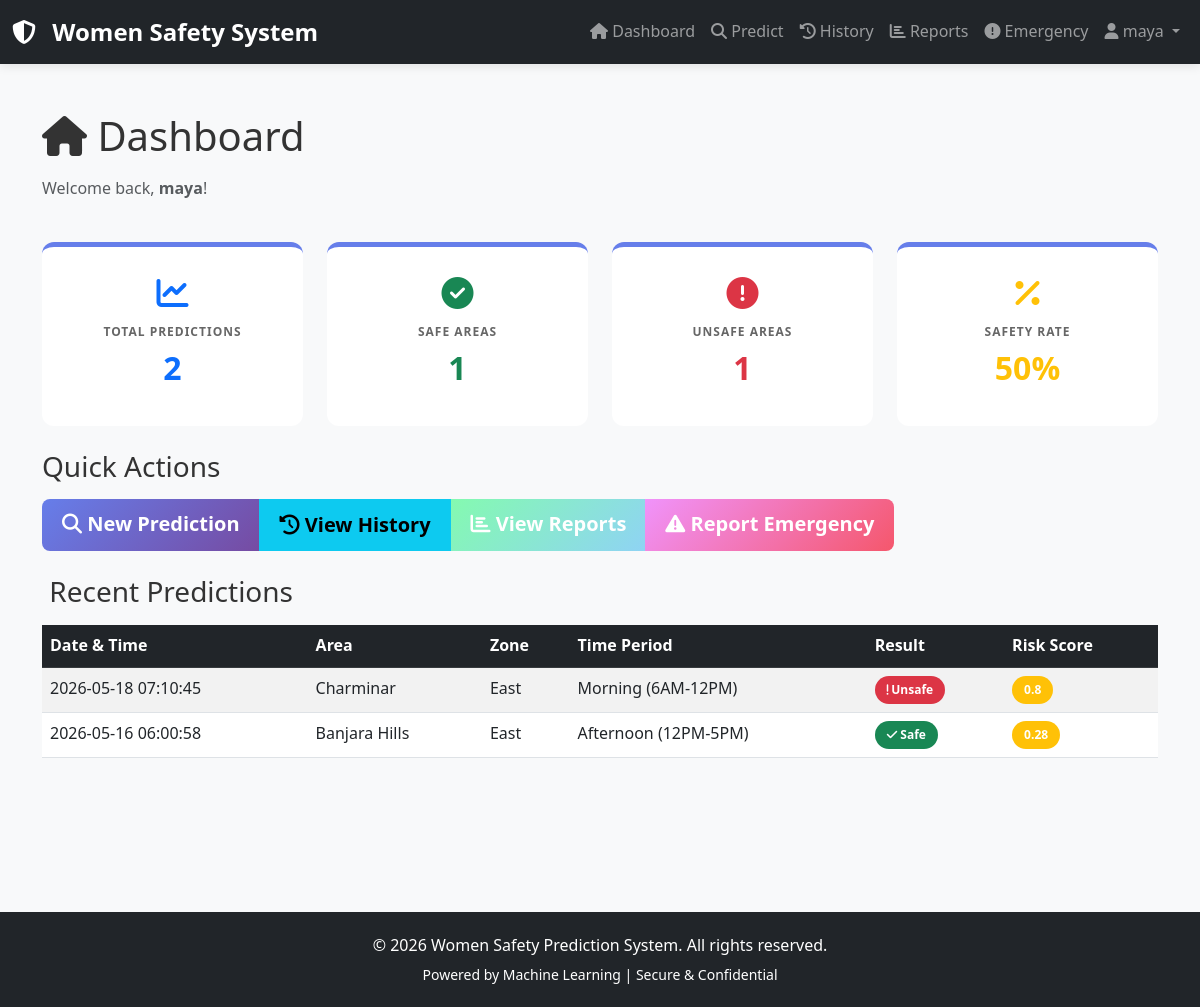
/dashboard (signed in), run on the app's committed database.
### tables this page shows
CREATE TABLE users (
            id INTEGER PRIMARY KEY AUTOINCREMENT,
            username TEXT UNIQUE NOT NULL,
            email TEXT UNIQUE NOT NULL,
            password TEXT NOT NULL,
            phone TEXT,
            location TEXT,
            created_at TIMESTAMP DEFAULT CURRENT_TIMESTAMP,
            last_login TIMESTAMP,
            is_active BOOLEAN DEFAULT 1
        );

CREATE TABLE predictions (
            id INTEGER PRIMARY KEY AUTOINCREMENT,
            user_id INTEGER NOT NULL,
            area TEXT NOT NULL,
            zone TEXT NOT NULL,
            time_period TEXT NOT NULL,
            people_frequency TEXT NOT NULL,
            police_nearby TEXT NOT NULL,
            bar_nearby TEXT NOT NULL,
            tier TEXT NOT NULL,
            residence_level TEXT NOT NULL,
            prediction_result TEXT NOT NULL,
            risk_score FLOAT,
            timestamp TIMESTAMP DEFAULT CURRENT_TIMESTAMP,
            FOREIGN KEY (user_id) REFERENCES users(id)
        );

### app.py (the view)
@app.route('/dashboard')
@login_required
def dashboard():
    user = get_user_by_id(session['user_id'])
    conn = get_db_connection()
    cursor = conn.cursor()
    cursor.execute('''
        SELECT * FROM predictions
        WHERE user_id = ?
        ORDER BY timestamp DESC
        LIMIT 5
    ''', (session['user_id'],))
    recent_predictions = cursor.fetchall()
    cursor.execute('SELECT COUNT(*) as total FROM predictions WHERE user_id = ?', (session['user_id'],))
    total_predictions = cursor.fetchone()['total']
    cursor.execute("SELECT COUNT(*) as unsafe FROM predictions WHERE user_id = ? AND prediction_result = 'Unsafe'", (session['user_id'],))
    unsafe_count = cursor.fetchone()['unsafe']
    cursor.execute("SELECT COUNT(*) as safe FROM predictions WHERE user_id = ? AND prediction_result = 'Safe'", (session['user_id'],))
    safe_count = cursor.fetchone()['safe']
    conn.close()
    return render_template('dashboard.html',
                         user=user,
                         recent_predictions=recent_predictions,
                         total_predictions=total_predictions,
                         unsafe_count=unsafe_count,
                         safe_count=safe_count)

### app.py (called while the page is built)
def get_db_connection():
    conn = sqlite3.connect(app.config['DATABASE'])
    conn.row_factory = sqlite3.Row
    return conn

def login_required(f):
    @wraps(f)
    def decorated_function(*args, **kwargs):
        if 'user_id' not in session:
            flash('Please login first!', 'warning')
            return redirect(url_for('login'))
        return f(*args, **kwargs)
    return decorated_function

def get_user_by_id(user_id):
    conn = get_db_connection()
    cursor = conn.cursor()
    cursor.execute('SELECT * FROM users WHERE id = ?', (user_id,))
    user = cursor.fetchone()
    conn.close()
    return user

### templates/dashboard.html (shortened to what this page needs)
{% extends "base.html" %}
{% block content %}
<div class="container py-5">
    <div class="row mb-4">
        <div class="col-md-12">
            <h1 class="mb-3"><i class="fas fa-home"></i> Dashboard</h1>
            <p class="text-muted">Welcome back, <strong>{{ user['username'] }}</strong>!</p>
        </div>
    </div>
    <div class="row mb-4">
        <div class="col-md-3">
            <div class="card text-center stats-card">
                <div class="card-body">
                    <i class="fas fa-chart-line fa-2x text-primary mb-3"></i>
                    <h6 class="card-title">Total Predictions</h6>
                    <h2 class="text-primary">{{ total_predictions }}</h2>
                </div>
            </div>
        </div>
        <div class="col-md-3">
            <div class="card text-center stats-card">
                <div class="card-body">
                    <i class="fas fa-check-circle fa-2x text-success mb-3"></i>
                    <h6 class="card-title">Safe Areas</h6>
                    <h2 class="text-success">{{ safe_count }}</h2>
                </div>
            </div>
        </div>
        <div class="col-md-3">
            <div class="card text-center stats-card">
                <div class="card-body">
                    <i class="fas fa-exclamation-circle fa-2x text-danger mb-3"></i>
                    <h6 class="card-title">Unsafe Areas</h6>
                    <h2 class="text-danger">{{ unsafe_count }}</h2>
                </div>
            </div>
        </div>
        <div class="col-md-3">
            <div class="card text-center stats-card">
                <div class="card-body">
                    <i class="fas fa-percentage fa-2x text-warning mb-3"></i>
                    <h6 class="card-title">Safety Rate</h6>
                    <h2 class="text-warning">
                        {% if total_predictions > 0 %}
                            {{ ((safe_count / total_predictions) * 100) | int }}%
                        {% else %}
                            N/A
                        {% endif %}
                    </h2>
                </div>
            </div>
        </div>
    </div>
    <div class="row mb-4">
        <div class="col-md-12">
            <h3 class="mb-3">Quick Actions</h3>
            <div class="btn-group" role="group">
                <a href="{{ url_for('predict') }}" class="btn btn-primary btn-lg">
                    <i class="fas fa-search"></i> New Prediction
                </a>
                <a href="{{ url_for('history') }}" class="btn btn-info btn-lg">
                    <i class="fas fa-history"></i> View History
                </a>
                <a href="{{ url_for('reports') }}" class="btn btn-success btn-lg">
                    <i class="fas fa-chart-bar"></i> View Reports
                </a>
                <a href="{{ url_for('emergency') }}" class="btn btn-danger btn-lg">
                    <i class="fas fa-exclamation-triangle"></i> Report Emergency
                </a>
            </div>
        </div>
    </div>
    <div class="row">
        <div class="col-md-12">
            <h3 class="mb-3"> Recent Predictions</h3>
            {% if recent_predictions %}
                <div class="table-responsive">
                    <table class="table table-hover table-striped">
                        <thead class="table-dark">
                            <tr>
                                <th>Date & Time</th>
                                <th>Area</th>
                                <th>Zone</th>
                                <th>Time Period</th>
                                <th>Result</th>
                                <th>Risk Score</th>
                            </tr>
                        </thead>
                        <tbody>
                            {% for prediction in recent_predictions %}
                                <tr>
                                    <td>{{ prediction['timestamp'] }}</td>
                                    <td>{{ prediction['area'] }}</td>
                                    <td>{{ prediction['zone'] }}</td>
                                    <td>{{ prediction['time_period'] }}</td>
                                    <td>
                                        {% if prediction['prediction_result'] == 'Safe' %}
                                            <span class="badge bg-success"><i class="fas fa-check"></i> Safe</span>
                                        {% else %}
                                            <span class="badge bg-danger"> Unsafe</span>
                                        {% endif %}
                                    </td>
                                    <td>
                                        <span class="badge bg-warning">{{ prediction['risk_score'] | round(2) }}</span>
                                    </td>
                                </tr>
                            {% endfor %}
                        </tbody>
                    </table>
                </div>
            {% else %}
                <div class="alert alert-info">
                    <i class="fas fa-info-circle"></i> No predictions yet. <a href="{{ url_for('predict') }}">Make your first prediction</a>!
                </div>
            {% endif %}
        </div>
    </div>
</div>
{% endblock %}

### templates/base.html (shortened to what this page needs)
<!DOCTYPE html>
<html lang="en">
<head>
    <link rel="stylesheet" href="https://cdnjs.cloudflare.com/ajax/libs/bootstrap/5.3.0/css/bootstrap.min.css">
    <link rel="stylesheet" href="https://cdnjs.cloudflare.com/ajax/libs/font-awesome/6.4.0/css/all.min.css">
    <link rel="stylesheet" href="{{ url_for('static', filename='styles.css') }}">
</head>
<body>
    {% if 'user_id' in session %}
    <nav class="navbar navbar-expand-lg navbar-dark bg-dark sticky-top">
        <div class="container-fluid">
            <a class="navbar-brand" href="{{ url_for('dashboard') }}">
                <i class="fas fa-shield-alt"></i> Women Safety System
            </a>
            <div class="collapse navbar-collapse" id="navbarNav">
                <ul class="navbar-nav ms-auto">
                    <li class="nav-item">
                        <a class="nav-link" href="{{ url_for('dashboard') }}"><i class="fas fa-home"></i> Dashboard</a>
                    </li>
                    <li class="nav-item">
                        <a class="nav-link" href="{{ url_for('predict') }}"><i class="fas fa-search"></i> Predict</a>
                    </li>
                    <li class="nav-item">
                        <a class="nav-link" href="{{ url_for('history') }}"><i class="fas fa-history"></i> History</a>
                    </li>
                    <li class="nav-item">
                        <a class="nav-link" href="{{ url_for('reports') }}"><i class="fas fa-chart-bar"></i> Reports</a>
                    </li>
                    <li class="nav-item">
                        <a class="nav-link" href="{{ url_for('emergency') }}"><i class="fas fa-exclamation-circle"></i> Emergency</a>
                    </li>
                    <li class="nav-item dropdown">
                        <a class="nav-link dropdown-toggle" href="#" id="userDropdown" role="button" data-bs-toggle="dropdown">
                            <i class="fas fa-user"></i> {{ session.get('username', 'User') }}
                        </a>
                    </li>
                </ul>
            </div>
        </div>
    </nav>
    {% endif %}
    <main class="{% if 'user_id' not in session %}auth-main{% else %}main-content{% endif %}">
        {% block content %}{% endblock %}
    </main>
    <footer class="bg-dark text-white text-center py-3 mt-5">
        <div class="container">
            <p>&copy; 2026 Women Safety Prediction System. All rights reserved.</p>
            <p class="small">Powered by Machine Learning | Secure & Confidential</p>
        </div>
    </footer>
</body>
</html>

### static/styles.css (style rules this page uses)
:root { --primary-color: #007bff; --secondary-color: #6c757d; --danger-color: #dc3545; --success-color: #28a745; --warning-color: #ffc107; --info-color: #17a2b8; }
* { margin: 0; padding: 0; box-sizing: border-box; }
body { font-family: 'Segoe UI', Tahoma, Geneva, Verdana, sans-serif; background-color: #f8f9fa; color: #333; line-height: 1.6; }
.main-content { min-height: 100vh; background-color: #f8f9fa; }
.navbar { box-shadow: 0 2px 10px rgba(0, 0, 0, 0.1); }
.navbar-brand { font-size: 24px; font-weight: bold; }
.navbar-brand i { margin-right: 10px; }
.card { border: none; border-radius: 12px; transition: all 0.3s ease; }
.card-body { padding: 25px; }
.stats-card { border-top: 5px solid #667eea; }
.stats-card .card-body { padding: 30px 20px; }
.stats-card h6 { font-weight: 600; color: #666; font-size: 12px; text-transform: uppercase; letter-spacing: 1px; }
.stats-card h2 { font-size: 32px; font-weight: bold; margin-top: 10px; }
.table { margin-bottom: 0; }
.table thead { background-color: #f8f9fa; }
.table tbody tr { transition: background-color 0.3s ease; }
.badge { padding: 8px 12px; border-radius: 20px; font-weight: 600; font-size: 12px; }
.btn { border-radius: 8px; font-weight: 600; padding: 10px 20px; transition: all 0.3s ease; }
.btn-primary { background: linear-gradient(135deg, #667eea 0%, #764ba2 100%); border: none; }
.btn-success { background: linear-gradient(135deg, #84fab0 0%, #8fd3f4 100%); border: none; }
.btn-danger { background: linear-gradient(135deg, #f093fb 0%, #f5576c 100%); border: none; }
footer { background-color: #2c3e50; color: white; text-align: center; padding: 20px 0; margin-top: auto; }
footer p { margin: 5px 0; }
.text-center { text-align: center; }
.text-muted { color: #6c757d; }
.mb-3 { margin-bottom: 1rem; }
.mb-4 { margin-bottom: 1.5rem; }
.mt-5 { margin-top: 3rem; }
.py-5 { padding-top: 3rem; padding-bottom: 3rem; }
* { transition: all 0.3s ease; }

### data on the page
users: get "maya", username "maya"
predictions: timestamp "2026-05-18 07:10:45", area "Charminar", zone "East", time_period "Morning (6AM-12PM)", prediction_result "Unsafe", risk_score "0.8"
predictions: timestamp "2026-05-16 06:00:58", area "Banjara Hills", zone "East", time_period "Afternoon (12PM-5PM)", prediction_result "Safe" (drawn), risk_score "0.28"

### other printed values
{{ total_predictions }} "2"
{{ safe_count }} "1"
{{ unsafe_count }} "1"
{{ ((safe_count / total_predictions) * 100) | int }} "50"
